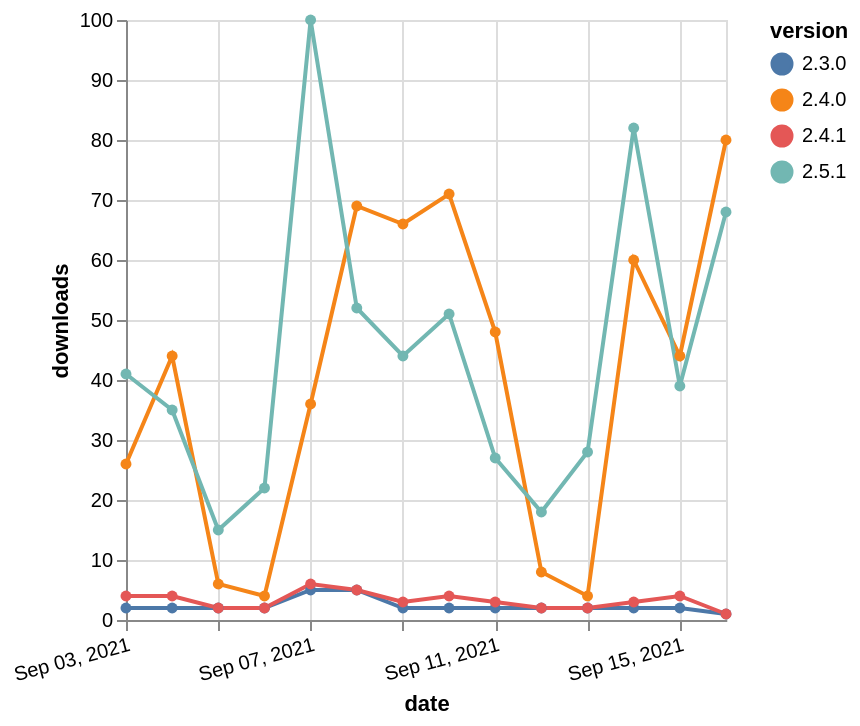

Specify this chart in Vega-Lite:
### Vega-Lite specification from a JSON file in a GitHub repository (floating-point values rounded to 4 significant figures)
{"$schema": "https://vega.github.io/schema/vega-lite/v5.json", "description": "A simple bar chart with embedded data.", "data": {"values": [{"date": "2021-09-03", "total": 4093, "delta": 2, "version": "2.3.0"}, {"date": "2021-09-04", "total": 4095, "delta": 2, "version": "2.3.0"}, {"date": "2021-09-05", "total": 4097, "delta": 2, "version": "2.3.0"}, {"date": "2021-09-06", "total": 4099, "delta": 2, "version": "2.3.0"}, {"date": "2021-09-07", "total": 4104, "delta": 5, "version": "2.3.0"}, {"date": "2021-09-08", "total": 4109, "delta": 5, "version": "2.3.0"}, {"date": "2021-09-09", "total": 4111, "delta": 2, "version": "2.3.0"}, {"date": "2021-09-10", "total": 4113, "delta": 2, "version": "2.3.0"}, {"date": "2021-09-11", "total": 4115, "delta": 2, "version": "2.3.0"}, {"date": "2021-09-12", "total": 4117, "delta": 2, "version": "2.3.0"}, {"date": "2021-09-13", "total": 4119, "delta": 2, "version": "2.3.0"}, {"date": "2021-09-14", "total": 4121, "delta": 2, "version": "2.3.0"}, {"date": "2021-09-15", "total": 4123, "delta": 2, "version": "2.3.0"}, {"date": "2021-09-16", "total": 4124, "delta": 1, "version": "2.3.0"}, {"date": "2021-09-03", "total": 68058, "delta": 26, "version": "2.4.0"}, {"date": "2021-09-04", "total": 68102, "delta": 44, "version": "2.4.0"}, {"date": "2021-09-05", "total": 68108, "delta": 6, "version": "2.4.0"}, {"date": "2021-09-06", "total": 68112, "delta": 4, "version": "2.4.0"}, {"date": "2021-09-07", "total": 68148, "delta": 36, "version": "2.4.0"}, {"date": "2021-09-08", "total": 68217, "delta": 69, "version": "2.4.0"}, {"date": "2021-09-09", "total": 68283, "delta": 66, "version": "2.4.0"}, {"date": "2021-09-10", "total": 68354, "delta": 71, "version": "2.4.0"}, {"date": "2021-09-11", "total": 68402, "delta": 48, "version": "2.4.0"}, {"date": "2021-09-12", "total": 68410, "delta": 8, "version": "2.4.0"}, {"date": "2021-09-13", "total": 68414, "delta": 4, "version": "2.4.0"}, {"date": "2021-09-14", "total": 68474, "delta": 60, "version": "2.4.0"}, {"date": "2021-09-15", "total": 68518, "delta": 44, "version": "2.4.0"}, {"date": "2021-09-16", "total": 68598, "delta": 80, "version": "2.4.0"}, {"date": "2021-09-03", "total": 53989, "delta": 41, "version": "2.5.1"}, {"date": "2021-09-04", "total": 54024, "delta": 35, "version": "2.5.1"}, {"date": "2021-09-05", "total": 54039, "delta": 15, "version": "2.5.1"}, {"date": "2021-09-06", "total": 54061, "delta": 22, "version": "2.5.1"}, {"date": "2021-09-07", "total": 54161, "delta": 100, "version": "2.5.1"}, {"date": "2021-09-08", "total": 54213, "delta": 52, "version": "2.5.1"}, {"date": "2021-09-09", "total": 54257, "delta": 44, "version": "2.5.1"}, {"date": "2021-09-10", "total": 54308, "delta": 51, "version": "2.5.1"}, {"date": "2021-09-11", "total": 54335, "delta": 27, "version": "2.5.1"}, {"date": "2021-09-12", "total": 54353, "delta": 18, "version": "2.5.1"}, {"date": "2021-09-13", "total": 54381, "delta": 28, "version": "2.5.1"}, {"date": "2021-09-14", "total": 54463, "delta": 82, "version": "2.5.1"}, {"date": "2021-09-15", "total": 54502, "delta": 39, "version": "2.5.1"}, {"date": "2021-09-16", "total": 54570, "delta": 68, "version": "2.5.1"}, {"date": "2021-09-03", "total": 25771, "delta": 4, "version": "2.4.1"}, {"date": "2021-09-04", "total": 25775, "delta": 4, "version": "2.4.1"}, {"date": "2021-09-05", "total": 25777, "delta": 2, "version": "2.4.1"}, {"date": "2021-09-06", "total": 25779, "delta": 2, "version": "2.4.1"}, {"date": "2021-09-07", "total": 25785, "delta": 6, "version": "2.4.1"}, {"date": "2021-09-08", "total": 25790, "delta": 5, "version": "2.4.1"}, {"date": "2021-09-09", "total": 25793, "delta": 3, "version": "2.4.1"}, {"date": "2021-09-10", "total": 25797, "delta": 4, "version": "2.4.1"}, {"date": "2021-09-11", "total": 25800, "delta": 3, "version": "2.4.1"}, {"date": "2021-09-12", "total": 25802, "delta": 2, "version": "2.4.1"}, {"date": "2021-09-13", "total": 25804, "delta": 2, "version": "2.4.1"}, {"date": "2021-09-14", "total": 25807, "delta": 3, "version": "2.4.1"}, {"date": "2021-09-15", "total": 25811, "delta": 4, "version": "2.4.1"}, {"date": "2021-09-16", "total": 25812, "delta": 1, "version": "2.4.1"}]}, "width": "container", "mark": {"type": "line", "point": {"filled": true}}, "encoding": {"x": {"field": "date", "type": "temporal", "timeUnit": "yearmonthdate", "title": "date", "axis": {"labelAngle": -15}}, "y": {"field": "delta", "type": "quantitative", "title": "downloads"}, "color": {"field": "version", "type": "nominal"}, "tooltip": {"field": "delta"}}}
